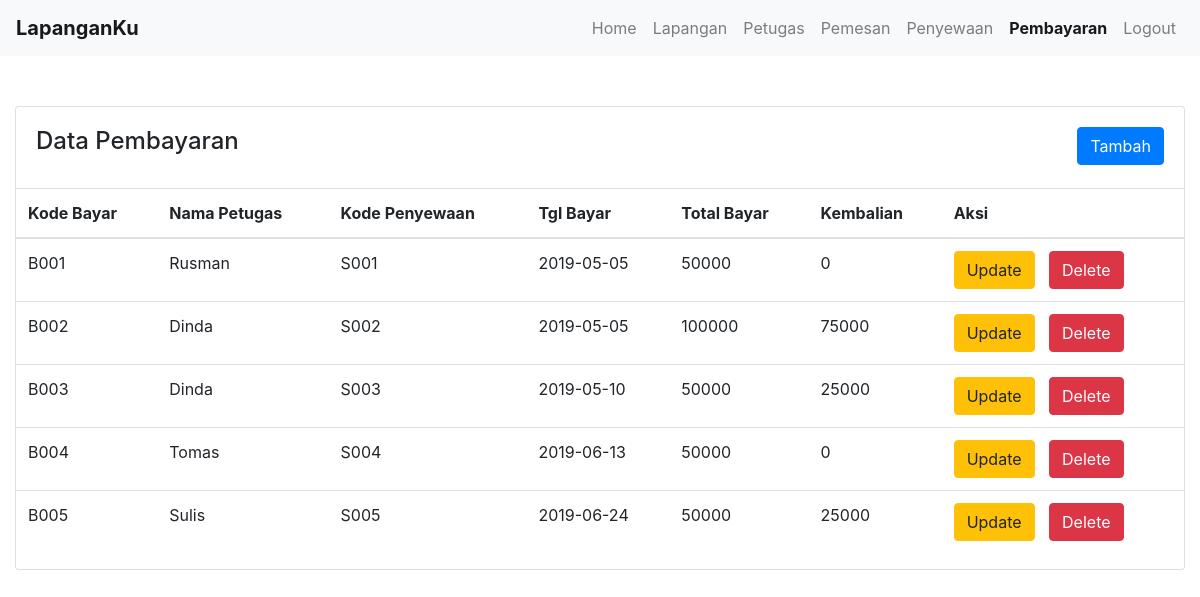
The app's page /pembayaran/index.php with its own data.
### tables this page shows
CREATE TABLE `pembayaran` (
  `kode_bayar` varchar(10) NOT NULL,
  `kode_petugas` varchar(10) NOT NULL,
  `kode_sewa` varchar(10) NOT NULL,
  `tgl_bayar` date NOT NULL,
  `harga` int(11) NOT NULL,
  `sisa_bayar` int(11) NOT NULL
);

CREATE TABLE `petugas` (
  `kode_petugas` varchar(10) NOT NULL,
  `nama_petugas` varchar(25) NOT NULL,
  `no_hp_petugas` varchar(50) NOT NULL,
  `alamat_petugas` varchar(50) NOT NULL
);

CREATE TABLE `penyewaan` (
  `kode_sewa` varchar(10) NOT NULL,
  `kode_lapangan` varchar(10) NOT NULL,
  `kode_petugas` varchar(10) NOT NULL,
  `kode_pemesan` varchar(10) NOT NULL,
  `tgl_pesan` date NOT NULL,
  `tgl_sewa` date NOT NULL,
  `jam_masuk` time NOT NULL,
  `jam_selesai` time NOT NULL,
  `deposit` int(11) NOT NULL
);

### pembayaran/index.php (the view, shortened to what this page needs)
<?php
include_once("../connect.php");
$result = mysqli_query($mysqli, "select * from pembayaran inner join petugas on pembayaran.kode_petugas = petugas.kode_petugas
                                                          inner join penyewaan on pembayaran.kode_sewa = penyewaan.kode_sewa order by kode_bayar");
?>
<!DOCTYPE html>
<html lang="en">
<head>
    <link rel="stylesheet" href="https://cdn.jsdelivr.net/npm/bootstrap@4.6.1/dist/css/bootstrap.min.css">
</head>
<body>
<section id="header">
        <nav class="navbar navbar-expand-lg navbar-light bg-light">
            <a class="navbar-brand" href="#"><span style="font-weight: bold;">LapanganKu</a>
            <div class="collapse navbar-collapse justify-content-end" id="navbarNav">
                <ul class="navbar-nav">
                    <li class="nav-item">
                        <a class="nav-link" href="../login/dashboard.php">Home</a>
                    </li>
                    <li class="nav-item">
                        <a class="nav-link" href="../lapangan/index.php">Lapangan</a>
                    </li>
                    <li class="nav-item">
                        <a class="nav-link" href="../petugas/index.php">Petugas</a>
                    </li>
                    <li class="nav-item">
                        <a class="nav-link" href="../pemesan/index.php">Pemesan</a>
                    </li>
                    <li class="nav-item">
                        <a class="nav-link" href="../penyewaan/index.php">Penyewaan</a>
                    </li>
                    <li class="nav-item active">
                        <a class="nav-link" href="../pembayaran/index.php"><span style="font-weight: bold;">Pembayaran</span></a>
                    </li>
                    <li class="nav-item">
                        <a class="nav-link" href="logout.php">Logout</a>
                    </li>
                </ul>
            </div>
        </nav>
    </section>
    <div class="col-12" style="margin-top: 50px;">
        <div class="card">
            <div class="card-body">
                <h4 class="card-title">Data Pembayaran
                    <a href="#tambah" data-toggle="modal" style="float:right" class="btn btn-primary">Tambah</a>
                </h4>
            </div>
            <div class="table-responsive">
                <table class="table table-hover">
                    <thead>
                        <tr>
                            <th scope="col">Kode Bayar</th>
                            <th scope="col">Nama Petugas</th>
                            <th scope="col">Kode Penyewaan</th>
                            <th scope="col">Tgl Bayar</th>
                            <th scope="col">Total Bayar</th>
                            <th scope="col">Kembalian</th>
                            <th scope="col">Aksi</th>
                        </tr>
                    </thead>
                    <tbody>
                        <?php
                        foreach ($result as $data) {
                            echo '
                            <tr>
                            <td>' . $data['kode_bayar'] . '</td>
                            <td>' . $data['nama_petugas'] . '</td>
                            <td>' . $data['kode_sewa'] . '</td>
                            <td>' . $data['tgl_bayar'] . '</td>
                            <td>' . $data['harga'] . '</td>
                            <td>' . $data['sisa_bayar'] . '</td>
                            <td>
                            <a href="edit.php?kode_bayar=' . $data['kode_bayar'] . '" class="btn btn-warning">Update</a>
                            <a style="margin-left:10px" href="#" onclick="deleteData(' . "'$data[kode_bayar]'" . ')" class="btn btn-danger">Delete</td>
                            </tr>
                            ';
                        }
                        ?>
                    </tbody>
                </table>
            </div>
        </div>
    </div>
</body>
</html>

### records on screen
pembayaran: kode_bayar "B001", kode_petugas.nama_petugas "Rusman", kode_sewa.kode_sewa "S001", tgl_bayar "2019-05-05", harga "50000", sisa_bayar "0"
pembayaran: kode_bayar "B002", kode_petugas.nama_petugas "Dinda", kode_sewa.kode_sewa "S002", tgl_bayar "2019-05-05", harga "100000", sisa_bayar "75000"
pembayaran: kode_bayar "B003", kode_petugas.nama_petugas "Dinda", kode_sewa.kode_sewa "S003", tgl_bayar "2019-05-10", harga "50000", sisa_bayar "25000"
pembayaran: kode_bayar "B004", kode_petugas.nama_petugas "Tomas", kode_sewa.kode_sewa "S004", tgl_bayar "2019-06-13", harga "50000", sisa_bayar "0"
pembayaran: kode_bayar "B005", kode_petugas.nama_petugas "Sulis", kode_sewa.kode_sewa "S005", tgl_bayar "2019-06-24", harga "50000", sisa_bayar "25000"
